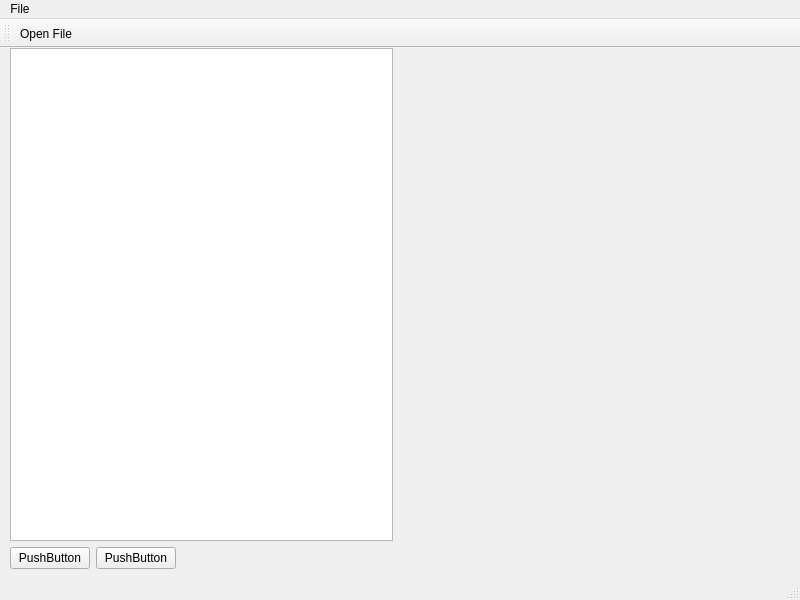
<?xml version="1.0" encoding="UTF-8"?>
<ui version="4.0">
 <class>MainWindow</class>
 <widget class="QMainWindow" name="MainWindow">
  <property name="geometry">
   <rect>
    <x>0</x>
    <y>0</y>
    <width>800</width>
    <height>600</height>
   </rect>
  </property>
  <property name="windowTitle">
   <string>MainWindow</string>
  </property>
  <widget class="QWidget" name="centralwidget">
   <widget class="QWidget" name="verticalLayoutWidget">
    <property name="geometry">
     <rect>
      <x>10</x>
      <y>0</y>
      <width>771</width>
      <height>521</height>
     </rect>
    </property>
    <layout class="QVBoxLayout" name="verticalLayout_5">
     <item>
      <layout class="QHBoxLayout" name="horizontalLayout" stretch="1,1">
       <item>
        <widget class="QTreeView" name="treeView"/>
       </item>
       <item>
        <widget class="QVTKOpenGLNativeWidget" name="vtkWidget" native="true"/>
       </item>
      </layout>
     </item>
     <item>
      <layout class="QHBoxLayout" name="horizontalLayout_2">
       <item>
        <widget class="QPushButton" name="pushButton_2">
         <property name="text">
          <string>PushButton</string>
         </property>
        </widget>
       </item>
       <item>
        <widget class="QPushButton" name="pushButton">
         <property name="text">
          <string>PushButton</string>
         </property>
        </widget>
       </item>
       <item>
        <spacer name="horizontalSpacer">
         <property name="orientation">
          <enum>Qt::Orientation::Horizontal</enum>
         </property>
         <property name="sizeHint" stdset="0">
          <size>
           <width>40</width>
           <height>20</height>
          </size>
         </property>
        </spacer>
       </item>
      </layout>
     </item>
    </layout>
   </widget>
   <widget class="QWidget" name="">
    <layout class="QVBoxLayout" name="verticalLayout_4">
     <item>
      <layout class="QVBoxLayout" name="verticalLayout">
       <item>
        <layout class="QVBoxLayout" name="verticalLayout_2"/>
       </item>
      </layout>
     </item>
     <item>
      <layout class="QVBoxLayout" name="verticalLayout_3"/>
     </item>
    </layout>
   </widget>
   <widget class="QWidget" name="widget" native="true">
    <property name="geometry">
     <rect>
      <x>285</x>
      <y>11</y>
      <width>16</width>
      <height>192</height>
     </rect>
    </property>
   </widget>
  </widget>
  <widget class="QStatusBar" name="statusbar"/>
  <widget class="QToolBar" name="toolBar">
   <property name="windowTitle">
    <string>toolBar</string>
   </property>
   <attribute name="toolBarArea">
    <enum>TopToolBarArea</enum>
   </attribute>
   <attribute name="toolBarBreak">
    <bool>false</bool>
   </attribute>
   <addaction name="actionOpenFile"/>
  </widget>
  <widget class="QMenuBar" name="menubar">
   <property name="geometry">
    <rect>
     <x>0</x>
     <y>0</y>
     <width>800</width>
     <height>21</height>
    </rect>
   </property>
   <widget class="QMenu" name="menufile">
    <property name="title">
     <string>File</string>
    </property>
    <addaction name="actionOpenFile"/>
   </widget>
   <addaction name="menufile"/>
  </widget>
  <action name="actionOpenFile">
   <property name="icon">
    <iconset resource="icons.qrc">
     <normaloff>:/Icons/Icons/fileopen.png</normaloff>:/Icons/Icons/fileopen.png</iconset>
   </property>
   <property name="text">
    <string>Open File</string>
   </property>
   <property name="menuRole">
    <enum>QAction::MenuRole::NoRole</enum>
   </property>
  </action>
 </widget>
 <customwidgets>
  <customwidget>
   <class>QVTKOpenGLNativeWidget</class>
   <extends>QWidget</extends>
   <header>qvtkopenglnativewidget.h</header>
   <container>1</container>
  </customwidget>
 </customwidgets>
 <resources>
  <include location="icons.qrc"/>
 </resources>
 <connections/>
</ui>
